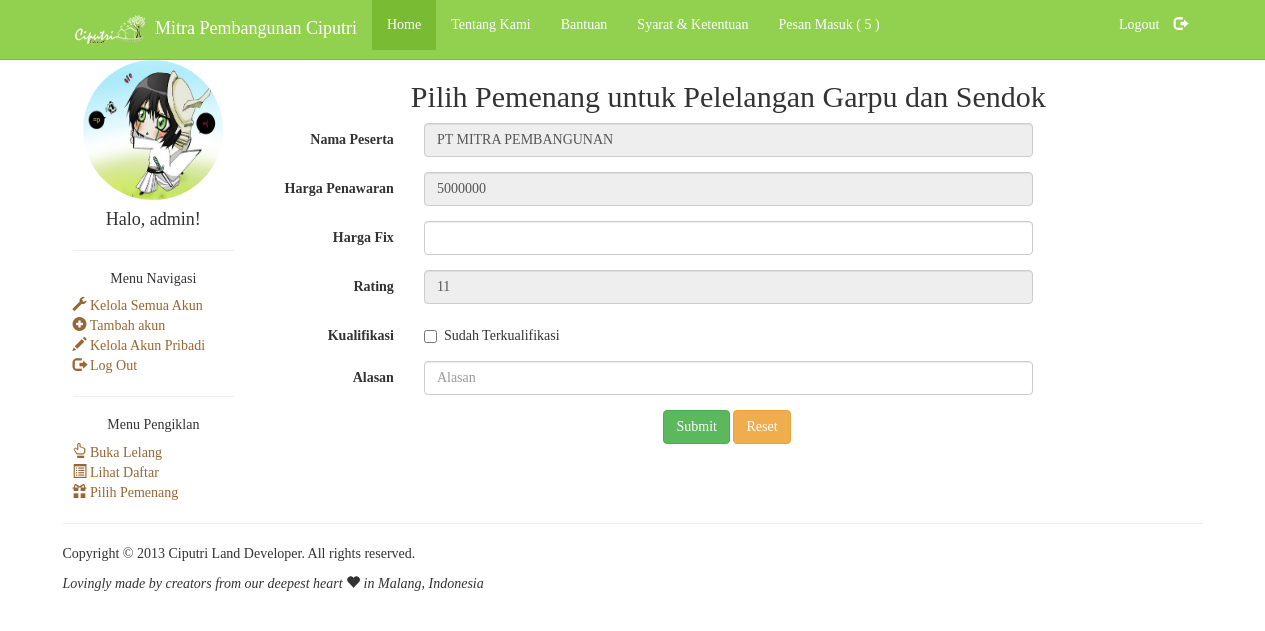
Page /admin/pilih-pemenang/lelang/6/peserta/15 (signed in) on the committed database.
### tables this page shows
CREATE TABLE IF NOT EXISTS `ep_lelang` (
  `idLelang` int(11) NOT NULL AUTO_INCREMENT,
  `idKategori` int(11) NOT NULL,
  `idPemenang` int(11) DEFAULT NULL,
  `idAdmin` int(11) NOT NULL,
  `idTahap` int(11) DEFAULT NULL,
  `nama` varchar(255) NOT NULL,
  `hargaMin` int(11) NOT NULL,
  `hargaMax` int(11) NOT NULL,
  `tanggalPosting` date NOT NULL,
  `tanggalDeadline` date NOT NULL,
  `lokasi` varchar(255) NOT NULL,
  `SIUP` varchar(20) NOT NULL,
  PRIMARY KEY (`idLelang`),
  KEY `idPemenang` (`idPemenang`),
  KEY `idAdmin` (`idAdmin`),
  KEY `idTahap` (`idTahap`),
  KEY `idKategori` (`idKategori`)
);

CREATE TABLE IF NOT EXISTS `ep_pesertalelang` (
  `idPesertaLelang` int(11) NOT NULL AUTO_INCREMENT,
  `idLelang` int(11) NOT NULL,
  `idMember` int(11) NOT NULL,
  `kualifikasi` tinyint(1) DEFAULT NULL,
  `fitur` int(11) NOT NULL,
  `rating` float DEFAULT NULL,
  `hargaPenawaran` bigint(20) NOT NULL,
  `hargaFix` bigint(20) NOT NULL,
  `pemenang` tinyint(1) DEFAULT NULL,
  `alasan` varchar(255) DEFAULT NULL,
  PRIMARY KEY (`idPesertaLelang`),
  KEY `idLelang` (`idLelang`),
  KEY `idMember` (`idMember`)
);

CREATE TABLE IF NOT EXISTS `ep_member` (
  `idMember` int(11) NOT NULL AUTO_INCREMENT,
  `idPrioritas` int(11) NOT NULL,
  `username` varchar(20) NOT NULL,
  `email` varchar(40) NOT NULL,
  `password` varchar(40) NOT NULL,
  `avatar` varchar(40) DEFAULT NULL,
  `agency` varchar(40) DEFAULT NULL,
  `alamat` varchar(100) DEFAULT NULL,
  `cv` varchar(40) DEFAULT NULL,
  `fax` varchar(20) DEFAULT NULL,
  `tanggalDaftar` date NOT NULL,
  `aktivasi` tinyint(1) DEFAULT NULL,
  `npwp` varchar(20) DEFAULT NULL,
  `blacklist` tinyint(1) DEFAULT NULL,
  `alasanBlacklist` varchar(100) DEFAULT NULL,
  PRIMARY KEY (`idMember`),
  UNIQUE KEY `username` (`username`),
  UNIQUE KEY `email` (`email`),
  KEY `idPrioritas` (`idPrioritas`)
);

### assets/pilihPemenang.php (called while the page is built, shortened)
<?php
    include_once "navbar.php";
    include_once "formPemenang.php";
    include_once "footer.php";
?>

### index.php (called while the page is built, shortened)
<?php
    include_once "class/config.php";
    include_once "class/db.php";
    include_once "class/lelang.php";
    include_once "controllers/menu.php";
    get_handler();
?>

### class/lelang.php (called while the page is built, shortened)
<?php
class lelang {
    private $idLelang, $idKategori, $idPemenang, $idAdmin,
            $idTahap, $nama, $hargaMin, $hargaMax,
            $tanggalPosting, $tanggalDeadline, $lokasi, $SIUP,
            $db, $namaTable;
    public function __construct() {
        $this->db = new DB();
        $this->namaTable = config::$TABLEPREFIX . "" . config::$TABLELELANG;
    }
    public function setIdLelang($idLelang) {
        $this->idLelang = $idLelang;
    }
    public function setNama($nama) {
        $this->nama = $nama;
    }
    public function setLelangRow() {
        $data = $this->getLelangRow();
    }
    public function getLelangRow() {
        $query = "SELECT * FROM `$this->namaTable` WHERE idLelang = $this->idLelang";
        $data = $this->db->fetchRow($query);
        return $data;
    }
    public function getNama() {
        return $this->nama;
    }
    public function tampilPeserta($idLelang, $idPesertaLelang) {
        $query = "SELECT mb.agency, pl.hargaPenawaran, pl.rating
            FROM " . config::$TABLEPREFIX . "" . config::$TABLEPESERTALELANG . " pl
            LEFT JOIN " . config::$TABLEPREFIX . "" . config::$TABLEMEMBER . " mb on pl.idMember = mb.idMember
            where pl.idLelang = '$idLelang' and pl.idPesertaLelang='$idPesertaLelang'";
        $data = $this->db->fetchRow($query);
        return $data;
    }
}
?>

### class/db.php (called while the page is built, shortened)
<?php
class DB {
    public $dbh = null, $db_location, $db_name, $db_username, $db_password;
    public function __construct() {
        $this->db_location = config::$DBLOCATION;
        $this->db_name = config::$DBNAME;
        $this->db_username = config::$DBUSER;
        $this->db_password = config::$DBPASSWORD;
    }
    public function connectDB() {
        try {
            $this->dbh = new PDO("mysql:host=$this->db_location;dbname=$this->db_name", $this->db_username, $this->db_password);
            $this->dbh->setAttribute(PDO::ATTR_ERRMODE, PDO::ERRMODE_EXCEPTION);
        } catch (PDOException $e) {
            echo 'Error: ' . $e->getMessage();
        }
    }
    public function fetchRow($query) {
        $STH = $this->dbh->prepare($query);
        $STH->execute();
        $result = $STH->fetch(PDO::FETCH_ASSOC);
        return $result;
    }
    public function closeDB() {
        $this->dbh = null;
    }
}
?>

### assets/formPemenang.php (the view, shortened to what this page needs)
<?php
global $idLelang, $idPesertaLelang;
$lelang = new lelang();
$lelang->setIdLelang($idLelang);
$lelang->setLelangRow();
$title = $lelang->getNama();
$result = $lelang->tampilPeserta($idLelang, $idPesertaLelang);
?>
<body>
    <div class="col-lg-10">
    <center><h2>Pilih Pemenang untuk Pelelangan <?php echo $title; ?></h2></center>
    <div class="bs-example">
        <form name="form" id="form" class="form-horizontal" method="POST" action="" onSubmit="getCounter()">
            <div class="form-group">
                <label class="col-sm-2 control-label">Nama Peserta</label>
                <div class="col-sm-8">
                    <input type="text" name="username" class="form-control" disabled value="<?php echo $result["agency"] ?>">
                </div>
            </div>
            <div class="form-group">
                <label class="col-sm-2 control-label">Harga Penawaran</label>
                <div class="col-sm-8">
                    <input type="text" name="hargaPenawaran" class="form-control" disabled value="<?php echo $result["hargaPenawaran"] ?>">
                </div>
            </div>
            <div class="form-group">
                <label class="col-sm-2 control-label">Harga Fix</label>
                <div class="col-sm-8">
                    <input type="text" name="hargaFix" class="form-control" required>
                </div>
            </div>
            <div class="form-group">
                <label class="col-sm-2 control-label">Rating</label>
                <div class="col-sm-8">
                    <input type="text" name="rating" class="form-control" disabled value="<?php echo $result["rating"] ?>">
                </div>
            </div>
            <div class="form-group">
                <label class="col-sm-2 control-label">Kualifikasi</label>
                <div class="col-sm-8">
                    <div class="checkbox">
                        <label><input type="checkbox" name="kualifikasi" value="true">Sudah Terkualifikasi</label>
                    </div>
                </div>
            </div>
            <div class="form-group">
                <label class="col-sm-2 control-label">Alasan</label>
                <div class="col-sm-8">
                    <input type="text" name="alasan" class="form-control" placeholder="Alasan" required>
                </div>
            </div>
            <div class="form-group">
                <div class="col-sm-offset-5 col-sm-8">
                    <button type="submit" class="btn btn-success" name="submit" >Submit</button>
                    <button type="reset" class="btn btn-warning">Reset</button>
                </div>
            </div>
        </form>
    </div>
    </div></div>

### rows in the picture
ep_lelang: nama "Garpu dan Sendok"
ep_pesertalelang: username "PT MITRA PEMBANGUNAN", hargaPenawaran "5000000", rating "11"
